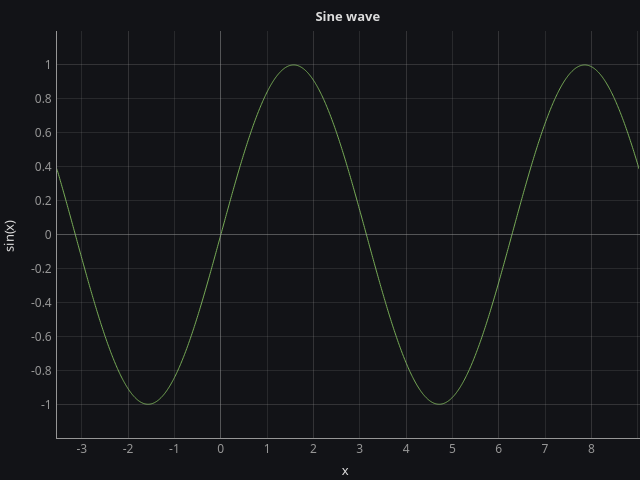

Reproduce this figure in Python.
#!/usr/bin/env python
# File: pyqtplot13.py
# Name: D.Saravanan
# Date: 19/07/2023

""" Script to create plot using the PlotWidget in PyQtGraph """

import sys

import numpy as np
import pyqtgraph as pg
from PyQt6 import QtCore, QtWidgets


class MainWindow(QtWidgets.QMainWindow):
    """Subclass of QMainWindow to customize application's main window."""

    def __init__(self, xval, yval, step):
        super().__init__()
        self.xval = xval
        self.yval = yval
        self.step = step

        # set the size parameters (width, height) pixels
        self.setFixedSize(QtCore.QSize(640, 480))

        # set the central widget of the window
        self.graphWidget = pg.PlotWidget()
        self.setCentralWidget(self.graphWidget)

        # set the background color using hex notation #121317 as string
        self.graphWidget.setBackground("#121317")

        # set the main plot title, text color, text size, text weight, text style
        self.graphWidget.setTitle(
            "Sine wave", color="#dcdcdc", size="10pt", bold=True, italic=False
        )

        # set the axis labels (position and text), style parameters
        styles = {"color": "#dcdcdc", "font-size": "10pt"}
        self.graphWidget.setLabel("left", "sin(x)", **styles)
        self.graphWidget.setLabel("bottom", "x", **styles)

        # set the background grid for both the x and y axis
        self.graphWidget.showGrid(x=True, y=True, alpha=0.5)

        # graphPlot method call
        self.graphPlot(self.xval, self.yval)

    def graphPlot(self, xval, yval):
        """Method accepts x and y parameters to plot."""

        # set the axis limits within the specified ranges and padding
        self.graphWidget.setXRange(xval[0], xval[-1], padding=0)
        self.graphWidget.setYRange(min(yval), max(yval), padding=0.1)

        # set the line color in 3-tuple of int values, line width in pixels, line style
        lvalue = pg.mkPen(color="#77ab56", width=1, style=QtCore.Qt.PenStyle.SolidLine)

        # plot data: x, y values with lines drawn using Qt's QPen types
        self.data_line = self.graphWidget.plot(xval, yval, pen=lvalue)

        self.timer = QtCore.QTimer()
        self.timer.setInterval(50)
        self.timer.timeout.connect(self.update_data_line)
        self.timer.start()

    def update_data_line(self):
        """Method uses QTimer to update the data every 50ms."""

        self.xval = np.linspace(self.xval[1], self.xval[-1] + self.step, 1000)
        self.yval = np.sin(self.xval)

        # set the axis limits within the specified ranges and padding
        self.graphWidget.setXRange(self.xval[0], self.xval[-1], padding=0)
        self.graphWidget.setYRange(min(self.yval), max(self.yval), padding=0.1)

        self.data_line.setData(self.xval, self.yval)


def main():
    """Need one (and only one) QApplication instance per application.
    Pass in sys.argv to allow command line arguments for the application.
    If no command line arguments than QApplication([]) is required."""
    app = QtWidgets.QApplication(sys.argv)

    xval = np.linspace(-2 * np.pi, 2 * np.pi, 1000, retstep=True)

    # an instance of the class MainWindow
    window = MainWindow(xval[0], np.sin(xval[0]), xval[1])
    window.show()  # windows are hidden by default

    sys.exit(app.exec())  # start the event loop


if __name__ == "__main__":
    main()
